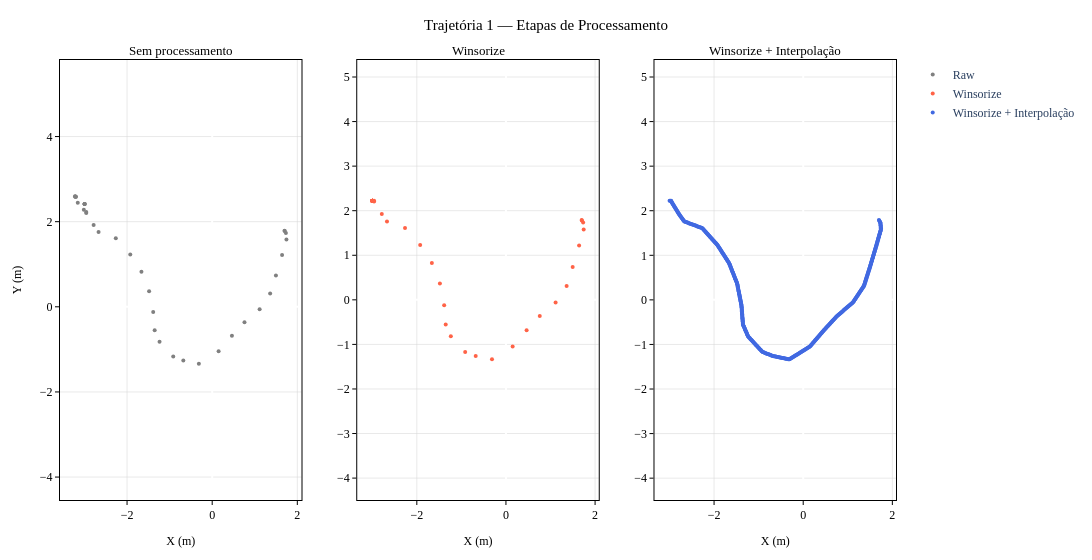

The code cell stored with this chart in its notebook:
### Markdown cell above
**Verificação das Trajetórias 2 câmeras (winsorize):** comparação entre sem processamento, winsorize e após interpolação.

### Code cell
_df = paths_df[0]
_raw_x = _df['pos_x'].values
_raw_y = _df['pos_y'].values

_wins_x = np.array(winsorize(_df['pos_x'], limits=(0.28, 0.00)))
_wins_y = np.array(winsorize(_df['pos_y'], limits=(0.00, 0.32)))

_interp_x, _interp_y = paths_winsorized_2cam[0]

fig = make_subplots(rows=1, cols=3, subplot_titles=[
    "Sem processamento",
    "Winsorize",
    "Winsorize + Interpolação"
])

fig.add_trace(go.Scatter(
    x=_raw_x, y=_raw_y,
    mode='markers', name='Raw',
    marker=dict(color='gray', size=4)
), row=1, col=1)

fig.add_trace(go.Scatter(
    x=_wins_x, y=_wins_y,
    mode='markers', name='Winsorize',
    marker=dict(color='tomato', size=4)
), row=1, col=2)

fig.add_trace(go.Scatter(
    x=_interp_x, y=_interp_y,
    mode='markers', name='Winsorize + Interpolação',
    marker=dict(color='royalblue', size=4)
), row=1, col=3)

fig.update_xaxes(title_text='X (m)')
fig.update_yaxes(title_text='Y (m)', scaleanchor='x',  row=1, col=1)
fig.update_yaxes(scaleanchor='x2', row=1, col=2)
fig.update_yaxes(scaleanchor='x3', row=1, col=3)
fig.update_layout(title='Trajetória 1 — Etapas de Processamento', hovermode='closest', width=1300)
apply_ieee_style(fig)
save_fig(fig, 'wc_path1_winsorize_steps.svg')
fig.show()

### Figure 1 — Plotly figure (JSON) as saved in the notebook; plotly's stock layout.template omitted (floating-point values rounded to 4 significant figures; data arrays with more than 128 entries replaced by an {"elided": "..."} marker saying what was removed)
{"data": [{"marker": {"color": "gray", "size": 4}, "mode": "markers", "name": "Raw", "type": "scatter", "x": [-2.999, -2.999, -2.998, -2.998, -3.204, -3.204, -3.221, -3.219, -3.217, -3.158, -3.016, -2.959, -2.959, -2.786, -2.67, -2.265, -1.925, -1.663, -1.482, -1.386, -1.351, -1.237, -0.9152, -0.6786, -0.3134, 0.1505, 0.4635, 0.7587, 1.115, 1.361, 1.497, 1.642, 1.744, 1.732, 1.704, 1.699], "xaxis": "x", "y": [2.414, 2.414, 2.414, 2.414, 2.585, 2.585, 2.595, 2.593, 2.586, 2.447, 2.278, 2.226, 2.207, 1.924, 1.76, 1.609, 1.232, 0.8244, 0.3663, -0.1203, -0.5533, -0.8195, -1.168, -1.26, -1.335, -1.046, -0.6822, -0.3619, -0.0586, 0.3121, 0.7348, 1.22, 1.581, 1.734, 1.782, 1.789], "yaxis": "y"}, {"marker": {"color": "tomato", "size": 4}, "mode": "markers", "name": "Winsorize", "type": "scatter", "x": [-2.998, -2.998, -2.998, -2.998, -2.998, -2.998, -2.998, -2.998, -2.998, -2.998, -2.998, -2.959, -2.959, -2.786, -2.67, -2.265, -1.925, -1.663, -1.482, -1.386, -1.351, -1.237, -0.9152, -0.6786, -0.3134, 0.1505, 0.4635, 0.7587, 1.115, 1.361, 1.497, 1.642, 1.744, 1.732, 1.704, 1.699], "xaxis": "x2", "y": [2.226, 2.226, 2.226, 2.226, 2.226, 2.226, 2.226, 2.226, 2.226, 2.226, 2.226, 2.226, 2.207, 1.924, 1.76, 1.609, 1.232, 0.8244, 0.3663, -0.1203, -0.5533, -0.8195, -1.168, -1.26, -1.335, -1.046, -0.6822, -0.3619, -0.0586, 0.3121, 0.7348, 1.22, 1.581, 1.734, 1.782, 1.789], "yaxis": "y2"}, {"marker": {"color": "royalblue", "size": 4}, "mode": "markers", "name": "Winsorize + Interpolação", "type": "scatter", "x": {"elided": "500 float values"}, "xaxis": "x3", "y": {"elided": "500 float values"}, "yaxis": "y3"}], "layout": {"annotations": [{"font": {"color": "black", "family": "Times New Roman", "size": 13}, "showarrow": false, "text": "Sem processamento", "x": 0.1444, "xanchor": "center", "xref": "paper", "y": 1, "yanchor": "bottom", "yref": "paper"}, {"font": {"color": "black", "family": "Times New Roman", "size": 13}, "showarrow": false, "text": "Winsorize", "x": 0.5, "xanchor": "center", "xref": "paper", "y": 1, "yanchor": "bottom", "yref": "paper"}, {"font": {"color": "black", "family": "Times New Roman", "size": 13}, "showarrow": false, "text": "Winsorize + Interpolação", "x": 0.8556, "xanchor": "center", "xref": "paper", "y": 1, "yanchor": "bottom", "yref": "paper"}], "hovermode": "closest", "legend": {"font": {"family": "Times New Roman", "size": 12}}, "margin": {"b": 60, "l": 60, "r": 20, "t": 60}, "paper_bgcolor": "white", "plot_bgcolor": "white", "title": {"font": {"color": "black", "family": "Times New Roman", "size": 15}, "text": "Trajetória 1 — Etapas de Processamento", "x": 0.5, "xanchor": "center"}, "width": 1300, "xaxis": {"anchor": "y", "domain": [0, 0.2889], "gridcolor": "lightgrey", "gridwidth": 0.5, "linecolor": "black", "linewidth": 1, "mirror": true, "showgrid": true, "showline": true, "tickcolor": "black", "tickfont": {"color": "black", "family": "Times New Roman", "size": 12}, "ticklen": 4, "ticks": "outside", "tickwidth": 1, "title": {"font": {"color": "black", "family": "Times New Roman", "size": 12}, "text": "X (m)"}}, "xaxis2": {"anchor": "y2", "domain": [0.3556, 0.6444], "gridcolor": "lightgrey", "gridwidth": 0.5, "linecolor": "black", "linewidth": 1, "mirror": true, "showgrid": true, "showline": true, "tickcolor": "black", "tickfont": {"color": "black", "family": "Times New Roman", "size": 12}, "ticklen": 4, "ticks": "outside", "tickwidth": 1, "title": {"font": {"color": "black", "family": "Times New Roman", "size": 12}, "text": "X (m)"}}, "xaxis3": {"anchor": "y3", "domain": [0.7111, 1], "gridcolor": "lightgrey", "gridwidth": 0.5, "linecolor": "black", "linewidth": 1, "mirror": true, "showgrid": true, "showline": true, "tickcolor": "black", "tickfont": {"color": "black", "family": "Times New Roman", "size": 12}, "ticklen": 4, "ticks": "outside", "tickwidth": 1, "title": {"font": {"color": "black", "family": "Times New Roman", "size": 12}, "text": "X (m)"}}, "yaxis": {"anchor": "x", "domain": [0, 1], "gridcolor": "lightgrey", "gridwidth": 0.5, "linecolor": "black", "linewidth": 1, "mirror": true, "scaleanchor": "x", "showgrid": true, "showline": true, "tickcolor": "black", "tickfont": {"color": "black", "family": "Times New Roman", "size": 12}, "ticklen": 4, "ticks": "outside", "tickwidth": 1, "title": {"font": {"color": "black", "family": "Times New Roman", "size": 12}, "text": "Y (m)"}}, "yaxis2": {"anchor": "x2", "domain": [0, 1], "gridcolor": "lightgrey", "gridwidth": 0.5, "linecolor": "black", "linewidth": 1, "mirror": true, "scaleanchor": "x2", "showgrid": true, "showline": true, "tickcolor": "black", "tickfont": {"color": "black", "family": "Times New Roman", "size": 12}, "ticklen": 4, "ticks": "outside", "tickwidth": 1, "title": {"font": {"color": "black", "family": "Times New Roman", "size": 12}}}, "yaxis3": {"anchor": "x3", "domain": [0, 1], "gridcolor": "lightgrey", "gridwidth": 0.5, "linecolor": "black", "linewidth": 1, "mirror": true, "scaleanchor": "x3", "showgrid": true, "showline": true, "tickcolor": "black", "tickfont": {"color": "black", "family": "Times New Roman", "size": 12}, "ticklen": 4, "ticks": "outside", "tickwidth": 1, "title": {"font": {"color": "black", "family": "Times New Roman", "size": 12}}}}}
